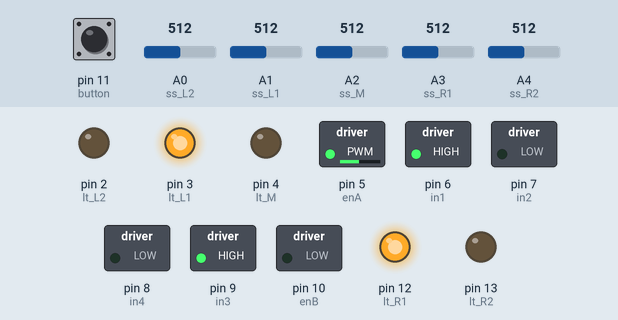
Recording of a sketch running on a simulated Arduino Uno, built with avr-gcc and run on an emulated ATmega328P. Shown: switched loads named in the sketch (green lamp = pin HIGH), output pins drawn as LEDs (lit = HIGH). Inputs (shaded band) come from the test bench; at power-on: A4 (ss_R2) = 512, A0 (ss_L2) = 512, A2 (ss_M) = 512, A1 (ss_L1) = 512, pin 11 (button) HIGH, A3 (ss_R1) = 512.

Above: at 1.2 s.
1.3 s: A4 (ss_R2) set to 534
At 2.1 s:
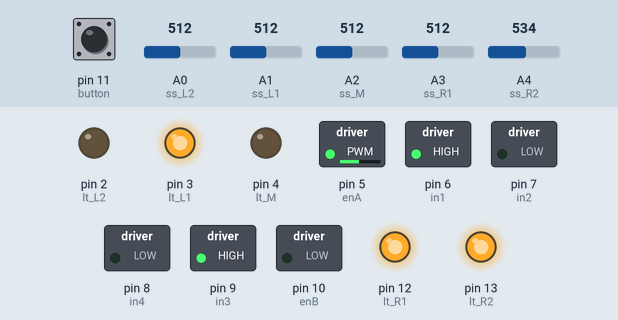
2.8 s: A0 (ss_L2) set to 539
4.3 s: A0 (ss_L2) set to 557
At 4.7 s:
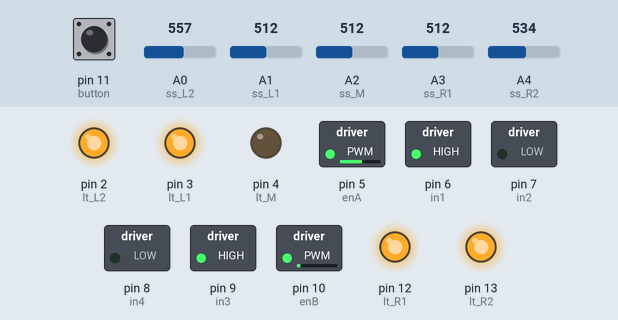
5.8 s: A2 (ss_M) set to 581
7.3 s: A2 (ss_M) set to 612
At 8.0 s:
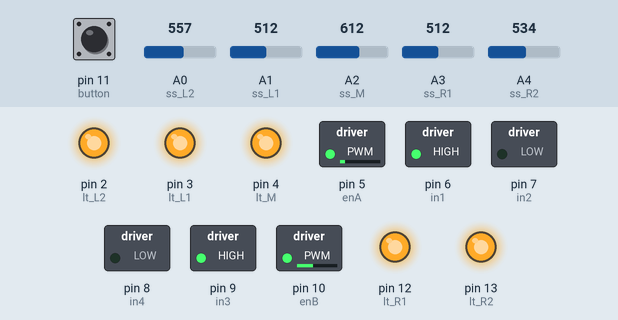
9.0 s: A1 (ss_L1) set to 306
At 9.4 s:
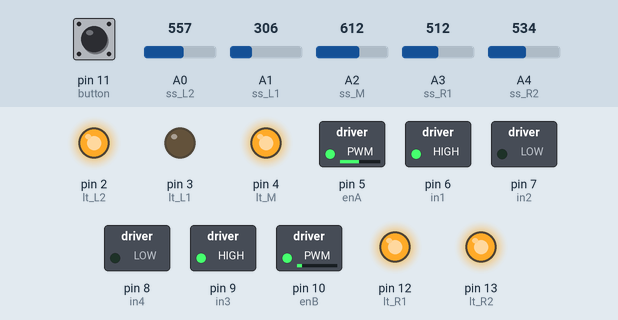
Timing chart, 0 to 11.5 s (numbered marks = the images above; inputs shaded):
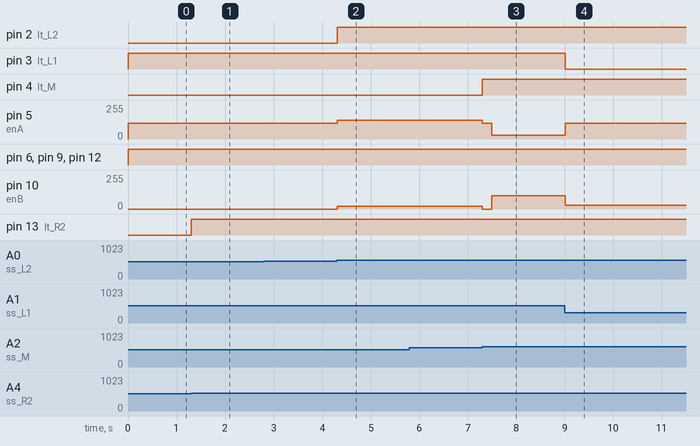

Measured:
- the behaviour switches between 520 and 521 on A4 (ss_R2) (found by bisection; images 0 and 1)
- the behaviour switches between 550 and 551 on A0 (ss_L2) (found by bisection; images 1 and 2)
- the behaviour switches between 595 and 596 on A2 (ss_M) (found by bisection; images 2 and 3)
- after the input at 1.3 s, pin 13 (lt_R2): LOW → HIGH at once
- after the input at 2.8 s, every drawn part: stays the same
- after the input at 4.3 s, pin 2 (lt_L2): LOW → HIGH at once; pin 5 (enA): 120/255 → 140/255 at once; pin 10 (enB): 0/255 → 20/255 at once
- after the input at 5.8 s, every drawn part: stays the same
- after the input at 7.3 s, pin 4 (lt_M): LOW → HIGH at once; pin 5 (enA): 140/255 → 120/255 at once, → 30/255 0.20 s later; pin 10 (enB): 20/255 → 0/255 at once, → 100/255 0.20 s later
- after the input at 9.0 s, pin 3 (lt_L1): HIGH → LOW at once; pin 5 (enA): 30/255 → 120/255 at once; pin 10 (enB): 100/255 → 30/255 at once

The sketch:

RobotCarEND.ino
```cpp
// motor one
#define lt_L2 2
#define lt_L1 3
#define lt_M 4
#define lt_R1 12
#define lt_R2 13
#define button 11

#define ss_L2 A0
#define ss_L1 A1
#define ss_M A2
#define ss_R1 A3
#define ss_R2 A4

#define enA 5
#define in1 6
#define in2 7

#define enB 10
#define in3 9    //Swap port in Program because hardware motor are swap
#define in4 8

//const unsigned int NUM_AXES = 5;
//const unsigned int PINS[NUM_AXES] = { ss_L2, ss_L1, ss_M, ss_R1, ss_R2 };
//const unsigned int BUFFER_SIZE = 16;
//int buffer[NUM_AXES][BUFFER_SIZE];
//int buffer_pos[NUM_AXES] = { 0 };

float sensor_L2 = 0.f, sensor_L1 = 0.f, sensor_M = 0.f, sensor_R1 = 0.f, sensor_R2 = 0.f;
bool light_L2 = LOW, light_L1 = LOW, light_M = LOW, light_R1 = LOW, light_R2 = LOW;

bool isCalibrate_dark = false;
bool isCalibrate_light = false;

float interval_start[5] = {};
float interval_end[5] = {};
float interval[5] = {};

int dt = 500;

int speed_L = 80;
int speed_R = 60;

bool buttonCali = true;
int state = 1;
int stateLeft = 0;
int stateForward = 0;

void setup(){

  Serial.begin(9600);

  // set arduino pins output to motor pins
  pinMode(enA, OUTPUT);
  pinMode(in1, OUTPUT);
  pinMode(in2, OUTPUT);

  pinMode(enB, OUTPUT);
  pinMode(in3, OUTPUT);
  pinMode(in4, OUTPUT);

  pinMode(lt_L2, OUTPUT);
  pinMode(lt_L1, OUTPUT);
  pinMode(lt_M, OUTPUT);
  pinMode(lt_R1, OUTPUT);
  pinMode(lt_R2, OUTPUT);

  pinMode(ss_L2, INPUT);
  pinMode(ss_L1, INPUT);
  pinMode(ss_M, INPUT);
  pinMode(ss_R1, INPUT);
  pinMode(ss_R2, INPUT);

  pinMode(button, INPUT_PULLUP);

}
void loop()
{
  SensorInput();
  //if(isCalibrate_dark == true && isCalibrate_light){
    LightOutput();  //For Debugging and Checkstate
    CheckState();


 // PrintTest();

  //delay(200);
}
////////////////////////////////////////////////////// Check State ///////////////////////////////////////
void CheckState()
{
  if(state == 1)
  {   if(light_L2 == HIGH && light_L1== HIGH && light_M == HIGH && light_R1 == HIGH && light_R2 == HIGH && stateForward < 1)
      {
        TurnRight(speed_L+40, 0);
        stateForward++;
        delay(200);
      }
      if(light_L2 == LOW && light_R2 == HIGH || (light_L2 == LOW && light_L1== HIGH && light_M == HIGH && light_R1 == HIGH && light_R2 == HIGH ))  //TurnRight For High
      {
        TurnRight(speed_L+40, 0);
        delay(200);
      }
      else if((light_L2 == HIGH && light_R2 == LOW  && light_M == LOW)|| (light_L2 == HIGH && light_R2 == LOW && light_M == HIGH)|| (light_L2 == HIGH && light_L1== HIGH && light_M == HIGH && light_R1 == HIGH && light_R2 == LOW )) //TurnLeft For High
      {
        TurnLeft(0, speed_R+70);
        delay(250);
      }
      else if(light_L1 == LOW && light_R1 == HIGH)  //TurnRight For Low
      {
        TurnRight(speed_L+40, speed_L-50);
      }
      else if((light_L1 == HIGH && light_R1 == LOW) || (light_L1 == HIGH && light_M == HIGH))  //TurnLeft For Low
      {
        TurnLeft(speed_L-50,speed_R+40);
        delay(150);
      }
      else if(light_R2 == HIGH && light_R1 == HIGH) //Force TurnRight
      {
         TurnRight(speed_L+60, speed_R-40);
      }
      else if (light_M == HIGH || ( light_L2 == LOW && light_L1== LOW && light_M == LOW && light_R1 == LOW && light_R2 == LOW ))    //GO
      {
        Forward(speed_L,speed_R);
      }
      else
      {
        TurnRight(speed_L+40, 0);
      }
  }
  /*else if(state == 2){
   {
   */

}
////////////////////////////////////////////////////// Sensor INPUT ///////////////////////////////////////
void SensorInput()
{
  sensor_L2 = analogRead(ss_L2);
  sensor_L1 = analogRead(ss_L1);
  sensor_M = analogRead(ss_M);
  sensor_R1 = analogRead(ss_R1);
  sensor_R2 = analogRead(ss_R2);

  buttonCali = digitalRead(button);
  /*
  if(buttonCali == 0)
  {
    if(isCalibrate_dark == false){
      isCalibrate_dark = true;
      for(int i = 0; i<5 ; i++)
      {
        interval_start[i] = sensor_Value(i);      //Calibrate in the DARK ONLY!!!!!
      }
       delay(2000);
    }
    else if(isCalibrate_light == false){
      isCalibrate_light = true;
      for(int i = 0; i<5 ; i++)
      {
        interval_end[i] = sensor_Value(i);      //Calibrate in the DARK ONLY!!!!!
      }

      Calibrate();
      delay(2000);
    }
  }
  */

}
void PrintTest()
{
  /*
}
  Serial.print("L2: ");
  Serial.print(sensor_Value(0));
  Serial.print("  L1: ");
  Serial.print(sensor_Value(1));
  Serial.print("  M: ");
  Serial.print(sensor_Value(2));
  Serial.print("  R1: ");
  Serial.print(sensor_Value(3));
  Serial.print("  R2: ");
  Serial.println(sensor_Value(4));
*/
  Serial.print("L2: ");
  Serial.print(sensor_L2);
  Serial.print("  L1: ");
  Serial.print(sensor_L1);
  Serial.print("  M: ");
  Serial.print(sensor_M);
  Serial.print("  R1: ");
  Serial.print(sensor_R1);
  Serial.print("  R2: ");
  Serial.println(sensor_R2);

 /* Serial.print("L2: ");
  Serial.print(light_L2);
  Serial.print("  L1: ");
  Serial.print(light_L1);
  Serial.print("  M: ");
  Serial.print(light_M);
  Serial.print("  R1: ");
  Serial.print(light_R1);
  Serial.print("  R2: ");
  Serial.println(light_R2);*/

}
void Calibrate(){

  for(int i = 0; i< 5 ; i++)
  {
    interval[i] = (interval_start[i] + interval_end[i])/2.f;
  }

}

////////////////////////////////////////////////////// Light Debugging Output ///////////////////////////////////////
void LightOutput()
{
//****** L2 ******//*                //LIGHT                    //DARK
  if(sensor_L2 > (550)) { light_L2 = HIGH; } else { light_L2 = LOW; }

//****** L1 ******//*
  if(sensor_L1 > (300+450)/2.f) { light_L1 = HIGH; } else { light_L1 = LOW; }

//****** M ******//*
  if(sensor_M > (595)) { light_M = HIGH; } else { light_M = LOW; }

//****** R1 ******//*
  if(sensor_R1 > (300+500)/2.f) { light_R1 = HIGH; } else { light_R1 = LOW; }

//****** R2 ******//*
  if(sensor_R2 > (520)) { light_R2 = HIGH; } else { light_R2 = LOW; }

  digitalWrite(lt_L2,light_L2);
  digitalWrite(lt_L1,light_L1);
  digitalWrite(lt_M,light_M);
  digitalWrite(lt_R1,light_R1);
  digitalWrite(lt_R2,light_R2);
}

////////////////////////////////////////////////////// Movement Functions ///////////////////////////////////////
//***** FORWARD / BACKWARD ****
void Forward(int L , int R){
  go_L();
  go_R();
  analogWrite(enA, L);
  analogWrite(enB, R);
}
void Backward(int L , int R){
  back_L();
  back_R();
  analogWrite(enA, L);
  analogWrite(enB, R);
}

//***** STOP ****
void Stop(int x){
  stop_L();
  stop_R();
  delay(x);
}

//***** TURN RIGHT ****

void TurnRight(int L , int R){
  go_L();
  go_R();
  analogWrite(enA, L);
  analogWrite(enB, R);
}

//***** TURN LEFT ****
void TurnLeft(int L , int R){
  go_R();
  go_L();
  analogWrite(enA, L);
  analogWrite(enB, R);
}

///////////////////////////////////////////////////// Wheel Elements ///////////////////////////////////////////
void go_L(){
  digitalWrite(in1, HIGH);      //Don't make it High both
  digitalWrite(in2, LOW);
}
void go_R(){
  digitalWrite(in3, HIGH);
  digitalWrite(in4, LOW);
}
void back_L(){
  digitalWrite(in1, LOW);
  digitalWrite(in2, HIGH);
}
void back_R(){
  digitalWrite(in3, LOW);
  digitalWrite(in4, HIGH);
}
void stop_L(){
  digitalWrite(in1, LOW);
  digitalWrite(in2, LOW);
}
void stop_R(){
  digitalWrite(in3, LOW);
  digitalWrite(in4, LOW);
}

///////////////////////////////////////////////////// Jitter Function ///////////////////////////////////////////
/*
int sensor_Value(const int axis) {
  delay(1);
  buffer[axis][buffer_pos[axis]] = analogRead(PINS[axis]);
  buffer_pos[axis] = (buffer_pos[axis] + 1) % BUFFER_SIZE;
  long sum = 0;
  for (unsigned int i = 0; i < BUFFER_SIZE; i++)
  sum += buffer[axis][i];
  return round(sum / BUFFER_SIZE);
}
*/
```
